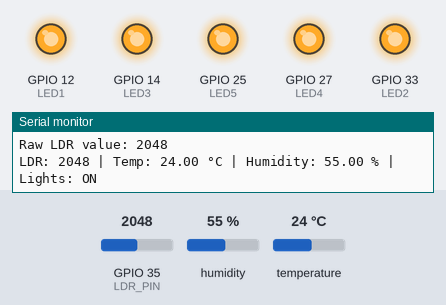
Simulated run of this sketch. Board: ESP32. Parts: output pins drawn as LEDs (lit = HIGH), the last lines printed to the serial monitor. The test bench sets the inputs (shaded band); at power-on: GPIO 35 (LDR_PIN) = 2048, humidity 55 %, temperature 24 °C. WiFi joins after 1.5 s; servers stay silent unless stated; uploads are accepted with an empty reply.

Above: at 4.7 s.
4.8 s: GPIO 35 (LDR_PIN) set to 1944
At 5.6 s:
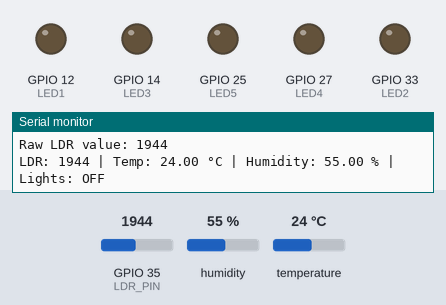
6.4 s: GPIO 35 (LDR_PIN) set to 2040
At 6.8 s:
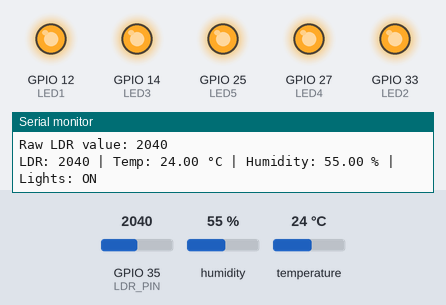
7.9 s: GPIO 35 (LDR_PIN) set to 1960
At 9.1 s:
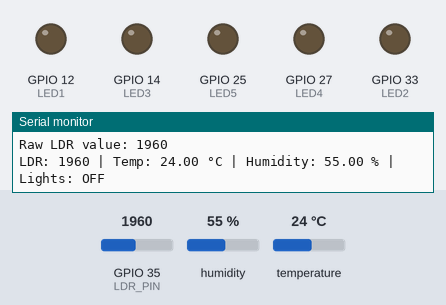
Timing chart, 0 to 10.9 s (numbered marks = the images above; inputs shaded):
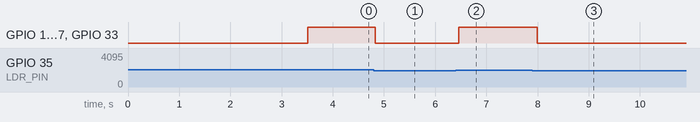

The sketch:

esp32-code-example.ino
```cpp
#include <WiFi.h>
#include <HTTPClient.h>
#include "DHT.h"

#define DHTPIN 26
#define DHTTYPE DHT22
DHT dht(DHTPIN, DHTTYPE);

#define LDR_PIN 35

#define LED1 12
#define LED2 33
#define LED3 14
#define LED4 27
#define LED5 25


const char* ssid = "Muffin";
const char* password = "akobudoyy";
const char* server = "https://v0-piezo-powered-dashboard.vercel.app/";

int ldrThreshold = 2000;
unsigned long lastSendTime = 0;
const unsigned long sendInterval = 5000;

void setup() {
  Serial.begin(115200);
  delay(2000);
  dht.begin();

  pinMode(LED1, OUTPUT);
  pinMode(LED2, OUTPUT);
  pinMode(LED3, OUTPUT);
  pinMode(LED4, OUTPUT);
  pinMode(LED5, OUTPUT);
  // ✅ Initialized LED6

  WiFi.begin(ssid, password);
  Serial.print("Connecting to WiFi");

  unsigned long startAttemptTime = millis();
  while (WiFi.status() != WL_CONNECTED && millis() - startAttemptTime < 10000) {
    delay(500);
    Serial.print(".");
  }

  if (WiFi.status() == WL_CONNECTED) {
    Serial.println("\nConnected!");
    Serial.print("IP Address: ");
    Serial.println(WiFi.localIP());
  } else {
    Serial.println("\nFailed to connect to WiFi.");
  }
}

void loop() {
  float temp = dht.readTemperature();
  float hum = dht.readHumidity();
  int ldrValue = analogRead(LDR_PIN);

  if (isnan(temp) || isnan(hum)) {
    Serial.println("DHT sensor error!");
    delay(100);
    return;
  }

  bool isBright = ldrValue >= ldrThreshold;

  int ledState = isBright ? HIGH : LOW;
  digitalWrite(LED1, ledState);
  digitalWrite(LED2, ledState);
  digitalWrite(LED3, ledState);
  digitalWrite(LED4, ledState);
  digitalWrite(LED5, ledState);
 // ✅ LED6 control

  Serial.print("Raw LDR value: ");
  Serial.println(ldrValue);
  Serial.print("LDR: ");
  Serial.print(ldrValue);
  Serial.print(" | Temp: ");
  Serial.print(temp);
  Serial.print(" °C | Humidity: ");
  Serial.print(hum);
  Serial.print(" % | Lights: ");
  Serial.println(isBright ? "ON" : "OFF");

  if (millis() - lastSendTime >= sendInterval && WiFi.status() == WL_CONNECTED) {
    lastSendTime = millis();

    HTTPClient http;
    http.begin(server);
    http.addHeader("Content-Type", "application/json");

    String payload = "{\"temperature\":" + String(temp, 2) +
                     ",\"humidity\":" + String(hum, 2) +
                     ",\"light\":" + String(ldrValue) +
                     ",\"lights_on\":" + (isBright ? "true" : "false") + "}";

    int httpResponseCode = http.POST(payload);
    Serial.print("HTTP Response: ");
    Serial.println(httpResponseCode);
    http.end();
  }

  delay(100);  // Fast LED reaction
}
```

Measured:
- the behaviour switches between 2000 and 1999 on GPIO 35 (LDR_PIN) (found by bisection; images 0 and 1)
- after the input at 4.8 s, GPIO 12 (LED1), GPIO 14 (LED3), GPIO 25 (LED5), GPIO 27 (LED4), GPIO 33 (LED2): HIGH → LOW at once
- after the input at 6.4 s, GPIO 12 (LED1), GPIO 14 (LED3), GPIO 25 (LED5), GPIO 27 (LED4), GPIO 33 (LED2): LOW → HIGH after 0.06 s
- after the input at 7.9 s, GPIO 12 (LED1), GPIO 14 (LED3), GPIO 25 (LED5), GPIO 27 (LED4), GPIO 33 (LED2): HIGH → LOW after 0.10 s
